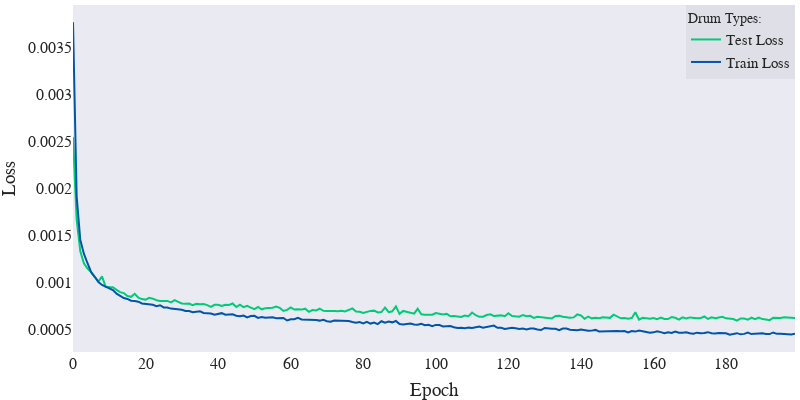

The cell this chart's notebook holds for it:
### Code cell
#test/train plot

import plotly.express as px 
import pandas as pd 
import numpy as np 
scope = PlotlyScope()
# Get some data
df = pd.read_csv('../feature_extraction/csvs/training/cnn_64_training.csv')

# Plot 
fig = go.Figure()

fig.add_trace(go.Scatter(
    x=df.index,
    y=df['test_loss'],
    marker=dict(
        color="#00CC78"
    ),
    name="Test Loss",
    showlegend=True
))

fig.add_trace(go.Scatter(
    x=df.index,
    y=df['train_loss'],
    mode='lines',
    marker=dict(
       color="#0055AA"
    ),
    name="Train Loss",
    showlegend=True
))

fig.update_layout(
 autosize=False,title_text='',title=None,title_x=0.5, title_y=0.98,
                    template="seaborn",
                    width=800,
                    height=400, margin=dict( r=5, l=10, b=0, t=5),
                    font_family="Times New Roman",
                    font_size=16,
                    title_font_family="Times New Roman",
                    title_font_size=28,
                    legend=dict(bgcolor='rgba(220,220,230,0.8)',orientation="v",yanchor="top",y=1,xanchor="right",x=1,
                        font = dict(size=15),title_font = dict(size=14)),
                    legend_title_text="Drum Types:",
                )

fig.update_xaxes(showgrid=False,zeroline=False,title_text="Epoch")
fig.update_yaxes(showgrid=False,zeroline=False,title_text="Loss")
fig.show()
with open("best_training", "wb") as f:
    f.write(scope.transform(fig, format="pdf", width=700,height=400,  ))

### Figure 1 — Plotly figure (JSON) as saved in the notebook; plotly's stock layout.template omitted (floating-point values rounded to 4 significant figures; data arrays with more than 128 entries replaced by an {"elided": "..."} marker saying what was removed)
{"data": [{"marker": {"color": "#00CC78"}, "name": "Test Loss", "showlegend": true, "type": "scatter", "x": {"elided": "200 int values"}, "y": {"elided": "200 float values"}}, {"marker": {"color": "#0055AA"}, "mode": "lines", "name": "Train Loss", "showlegend": true, "type": "scatter", "x": {"elided": "200 int values"}, "y": {"elided": "200 float values"}}], "layout": {"autosize": false, "font": {"family": "Times New Roman", "size": 16}, "height": 400, "legend": {"bgcolor": "rgba(220,220,230,0.8)", "font": {"size": 15}, "orientation": "v", "title": {"font": {"size": 14}, "text": "Drum Types:"}, "x": 1, "xanchor": "right", "y": 1, "yanchor": "top"}, "margin": {"b": 0, "l": 10, "r": 5, "t": 5}, "title": {"font": {"family": "Times New Roman", "size": 28}, "text": "", "x": 0.5, "y": 0.98}, "width": 800, "xaxis": {"autorange": true, "range": [0, 199], "showgrid": false, "title": {"text": "Epoch"}, "type": "linear", "zeroline": false}, "yaxis": {"autorange": true, "range": [0.0002546, 0.003954], "showgrid": false, "title": {"text": "Loss"}, "type": "linear", "zeroline": false}}}
